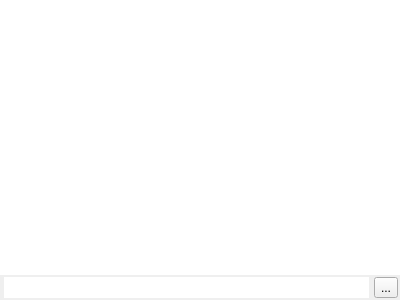
<?xml version="1.0" encoding="UTF-8"?>
<ui version="4.0">
 <class>IPythonWidget</class>
 <widget class="QDockWidget" name="IPythonWidget">
  <property name="geometry">
   <rect>
    <x>0</x>
    <y>0</y>
    <width>400</width>
    <height>300</height>
   </rect>
  </property>
  <property name="windowTitle">
   <string notr="true">IPython Console</string>
  </property>
  <widget class="QWidget" name="dockWidgetContents">
   <layout class="QVBoxLayout" name="verticalLayout">
    <property name="spacing">
     <number>0</number>
    </property>
    <property name="leftMargin">
     <number>0</number>
    </property>
    <property name="topMargin">
     <number>0</number>
    </property>
    <property name="rightMargin">
     <number>0</number>
    </property>
    <property name="bottomMargin">
     <number>0</number>
    </property>
    <item>
     <widget class="QPlainTextEdit" name="outputTextEdit">
      <property name="sizePolicy">
       <sizepolicy hsizetype="Expanding" vsizetype="Expanding">
        <horstretch>0</horstretch>
        <verstretch>0</verstretch>
       </sizepolicy>
      </property>
      <property name="font">
       <font>
        <family>Monospace</family>
       </font>
      </property>
      <property name="frameShape">
       <enum>QFrame::NoFrame</enum>
      </property>
      <property name="lineWidth">
       <number>0</number>
      </property>
      <property name="undoRedoEnabled">
       <bool>false</bool>
      </property>
      <property name="readOnly">
       <bool>true</bool>
      </property>
      <property name="plainText">
       <string/>
      </property>
      <property name="textInteractionFlags">
       <set>Qt::LinksAccessibleByMouse|Qt::TextSelectableByKeyboard|Qt::TextSelectableByMouse</set>
      </property>
     </widget>
    </item>
    <item>
     <layout class="QGridLayout" name="gridLayout">
      <property name="leftMargin">
       <number>4</number>
      </property>
      <property name="topMargin">
       <number>2</number>
      </property>
      <property name="rightMargin">
       <number>2</number>
      </property>
      <property name="bottomMargin">
       <number>2</number>
      </property>
      <property name="spacing">
       <number>5</number>
      </property>
      <item row="0" column="1">
       <widget class="QToolButton" name="execButton">
        <property name="sizePolicy">
         <sizepolicy hsizetype="Fixed" vsizetype="Fixed">
          <horstretch>0</horstretch>
          <verstretch>0</verstretch>
         </sizepolicy>
        </property>
        <property name="toolTip">
         <string>Execute command</string>
        </property>
        <property name="styleSheet">
         <string notr="true"/>
        </property>
        <property name="text">
         <string>...</string>
        </property>
        <property name="icon">
         <iconset resource="../resources.qrc">
          <normaloff>:/img/icons/arrow_right.svg</normaloff>:/img/icons/arrow_right.svg</iconset>
        </property>
        <property name="iconSize">
         <size>
          <width>24</width>
          <height>16</height>
         </size>
        </property>
       </widget>
      </item>
      <item row="0" column="0">
       <widget class="QLineEdit" name="ipythonLineEdit">
        <property name="sizePolicy">
         <sizepolicy hsizetype="Expanding" vsizetype="Minimum">
          <horstretch>0</horstretch>
          <verstretch>0</verstretch>
         </sizepolicy>
        </property>
        <property name="frame">
         <bool>false</bool>
        </property>
        <property name="placeholderText">
         <string/>
        </property>
        <property name="clearButtonEnabled">
         <bool>true</bool>
        </property>
       </widget>
      </item>
     </layout>
    </item>
   </layout>
  </widget>
 </widget>
 <resources>
  <include location="../resources.qrc"/>
 </resources>
 <connections/>
</ui>
